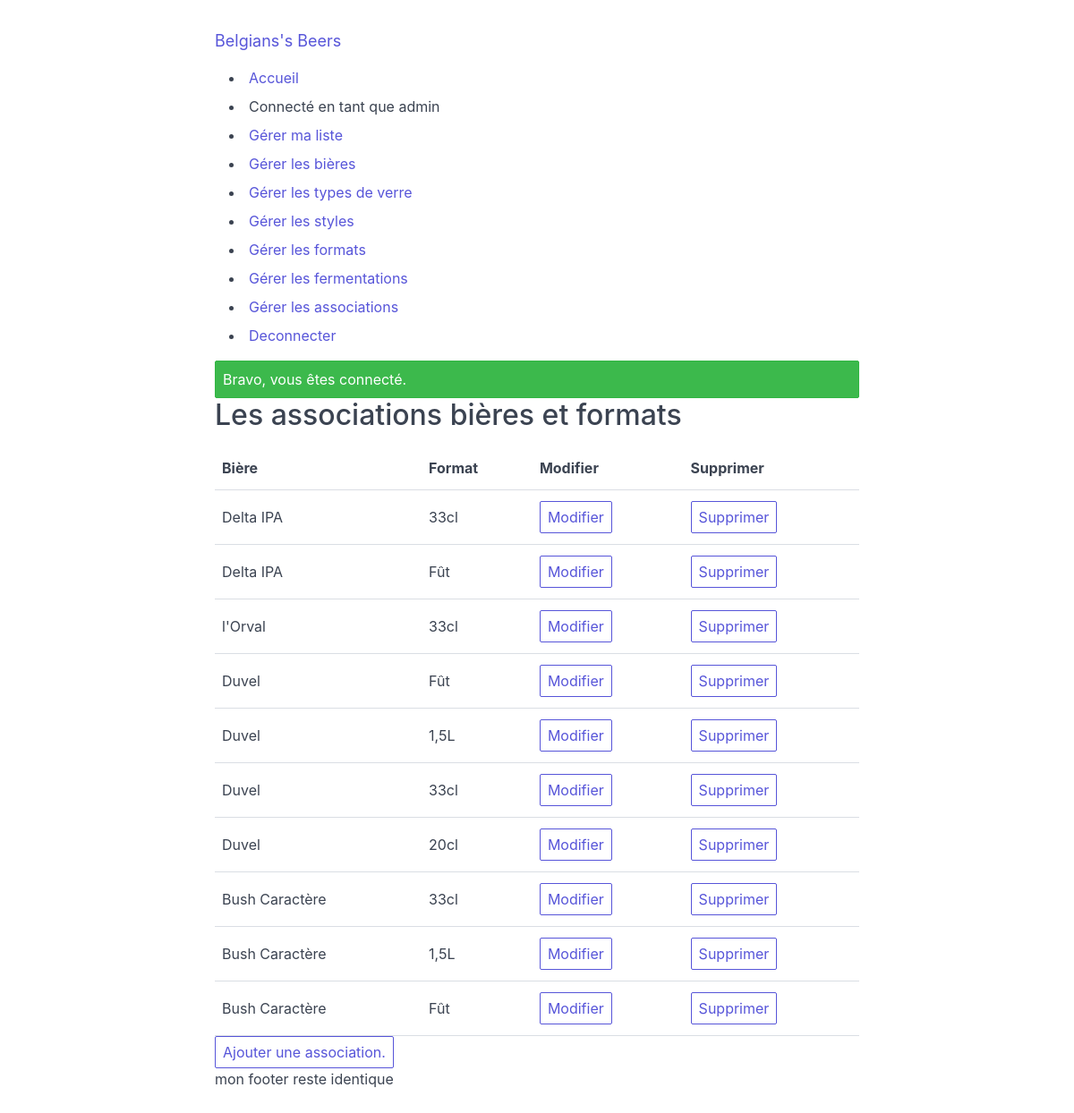
The app's page /admin/beers_formats/index.php (signed in), older data.
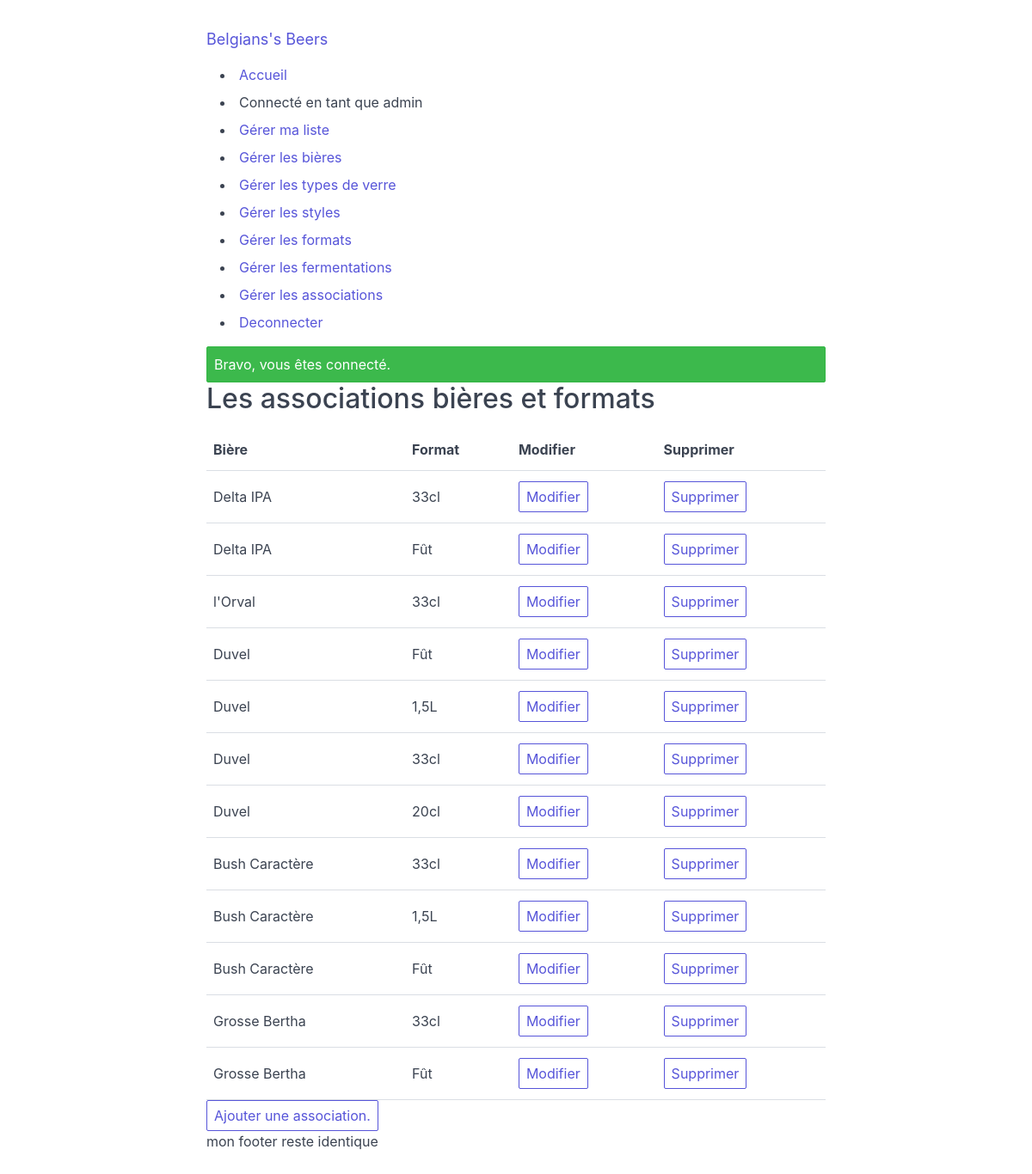
The same page, newer data.
### tables this page shows
CREATE TABLE IF NOT EXISTS `beers` (
  `id` int(11) NOT NULL AUTO_INCREMENT,
  `name` varchar(255) NOT NULL,
  `description` text,
  `alcool` decimal(3,1) DEFAULT NULL,
  `ibu` float DEFAULT NULL,
  `ebc` float DEFAULT NULL,
  `style_id` int(11) DEFAULT '1',
  `type_verre_id` int(11) DEFAULT '1',
  `fermentation_id` int(11) DEFAULT '1',
  `picture` varchar(255) DEFAULT NULL,
  `created_at` int(4) DEFAULT NULL,
  `date_add` datetime DEFAULT CURRENT_TIMESTAMP,
  PRIMARY KEY (`id`) USING BTREE,
  UNIQUE KEY `name` (`name`)
);

CREATE TABLE IF NOT EXISTS `formats` (
  `id` int(11) NOT NULL AUTO_INCREMENT,
  `name` varchar(50) NOT NULL,
  PRIMARY KEY (`id`)
);

CREATE TABLE IF NOT EXISTS `beer_format` (
  `id` int(11) NOT NULL AUTO_INCREMENT,
  `beer_id` int(11) NOT NULL,
  `format_id` int(11) NOT NULL,
  PRIMARY KEY (`id`),
  KEY `IDFor` (`format_id`)
);

### app/controllers/admin/beers_formats/index.php (called while the page is built, shortened)
<?php
$view['beers_formats'] = BeersFormats::all();
include_once 'views/layouts/default.php';

### public/admin/beers_formats/index.php (called while the page is built, shortened)
<?php
require_once 'controllers/admin/beers_formats/index.php';

### app/models/database.php (called while the page is built, shortened)
<?php
class Database
{
  private static function connectionInit()
  {
    $connection = new PDO("mysql:host=" . self::DB_SERVER . ";dbname=" . self::DB_DATABASE . ";charset=utf8", self::DB_USERNAME, self::DB_PASSWORD);
    return $connection;
  }
  public static function all($table, $order = "id", $limit = 1000)
  {
    $query = self::connectionInit()->prepare("SELECT * FROM `" . $table . "` ORDER BY `" . $order . "` ASC LIMIT " . $limit . "");
    $query->execute();
    return $query->fetchAll(PDO::FETCH_OBJ);
  }
  public static function find($table, $id)
  {
    $query = self::connectionInit()->prepare("SELECT * FROM `" . $table . "` WHERE `id` = " . $id . "");
    $query->execute();
    return $query->fetch(PDO::FETCH_OBJ);
  }
}

### app/models/beersFormats.php (called while the page is built, shortened)
<?php
class BeersFormats
{
  public $beer_id = 1;
  public $format_id = null;
  private static function populate($data)
  {
    $item = new self();
    foreach (get_object_vars($item) as $ik => $iv) {
      $item->$ik = isset($data->$ik) ? $data->$ik : $iv;
    }
    return $item;
  }
  public static function all($items = [])
  {
    $datas = Database::all(self::TABLE_NAME, "beer_id");
    foreach ($datas as $data) {
      array_push($items, self::populate($data));
    }
    return $items;
  }
  public function getFormat() {
    return Format::find($this->format_id);
  }
  public function getBeer() {
    return Beer::find($this->beer_id);
  }
}

### app/models/beer.php (called while the page is built, shortened)
<?php
class Beer
{
  private static function populate($data)
  {
    $item = new self();
    foreach (get_object_vars($item) as $ik => $iv) {
      $item->$ik = isset($data->$ik) ? $data->$ik : $iv;
    }
    return $item;
  }
  public static function find($id)
  {
    $data = Database::find(self::TABLE_NAME, $id);
    return $data ? self::populate($data) : null;
  }
}

### app/models/format.php (called while the page is built, shortened)
<?php
class Format
{
  private static function populate($data)
  {
    $item = new self();
    foreach (get_object_vars($item) as $ik => $iv) {
      $item->$ik = isset($data->$ik) ? $data->$ik : $iv;
    }
    return $item;
  }
  public static function find($id)
  {
    $data = Database::find(self::TABLE_NAME, $id);
    return $data ? self::populate($data) : null;
  }
}

### app/views/admin/beers_formats/index.php (the view, shortened to what this page needs)
<h2>Les associations bières et formats</h2>
<table class="table">
  <tr>
    <td><strong>Bière</strong></td>
    <td><strong>Format</strong></td>
    <td><strong>Modifier</strong></td>
    <td><strong>Supprimer</strong></td>
  </tr>
  <tbody>
    <?php foreach ($view['beers_formats'] as $beer_format) : ?>
      <tr>
        <td><?= $beer_format->getBeer()->name ?></td>
        <td><?= $beer_format->getFormat()->name ?></td>
        <td><a class="btn" href="/admin/beers_formats/show.php?id=<?= $beer_format->id ?>">Modifier</a></td>
        <td><a class="btn" href="/admin/beers_formats/destroy.php?id=<?= $beer_format->id ?>">Supprimer</a></td>
      </tr>
    <?php endforeach ?>
  </tbody>
</table>
<a class="btn" href="/admin/beers_formats/new.php">Ajouter une association.</a>

### app/views/layouts/layout-alert.php (shortened to what this page needs)
<?php if (!empty($_SESSION['alert'])) : ?>
  <?php foreach ($_SESSION['alert'] as $alert) : ?>
    <div class="toast toast-<?= $alert['type'] ?>">
      <?= $alert['message'] ?>
    </div>
  <?php endforeach ?>
<?php endif ?>

Row changes from the older to the newer data that the page shows:
added beer_format: beer.name "Grosse Bertha", name "33cl"
added beer_format: name "Grosse Bertha", name "Fût"
